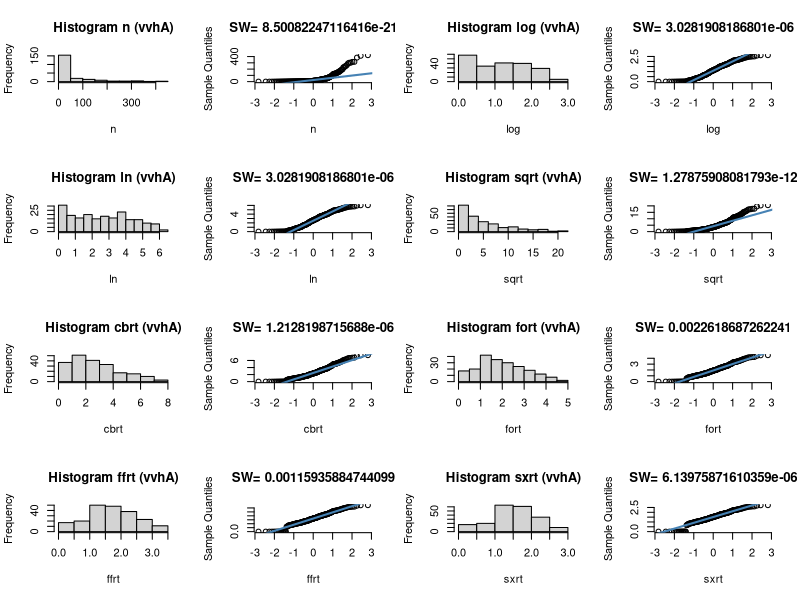
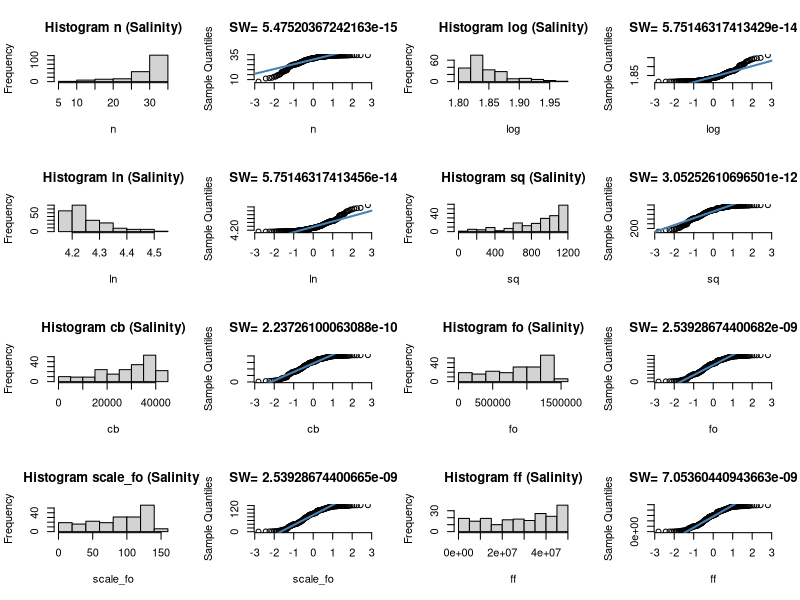

These charts were generated, in order, by the following R code:
## ---- chunk 1
knitr::opts_chunk$set(echo = TRUE)
## ---- chunk 2
rm(list=ls()) # clear workspace
data = read.csv("AlaWai_DiscreteBottle.csv") # first drag/drop in repo on github website
data = subset(data, !is.na(data$vvhA)) # keep only rows with observations for vvhA
data$vvhA = as.numeric(data$vvhA) # change the class type to numeric
## ---- chunk 3
# Define a set of transformations to test
n = data$vvhA # nothing
log = log10(data$vvhA + 1) # add 1 otherwise undefined
ln = log(data$vvhA + 1)
sqrt = sqrt(data$vvhA) # reduce powers since right skewed
cbrt = (data$vvhA)^(1/3)
fort = (data$vvhA)^(1/4)
ffrt = (data$vvhA)^(1/5)
sxrt = (data$vvhA)^(1/6)
  
# Combine the output in a data frame
tran = data.frame(n, log, ln, sqrt, cbrt, fort, ffrt, sxrt)

# Visually inspect each transformation with a histogram and quantile-quantile plot
# Plot Shapiro-Wilk test result in qq-plot title

par(mfrow=c(4,ncol(tran)/2)) # combine the following plots into one grid
for (i in 1:ncol(tran)){ # for each column, make two plots
  hist(tran[,i], xlab=colnames(tran)[i], main = paste("Histogram", colnames(tran)[i], "(vvhA)")) # histogram
  qqnorm(tran[,i], xlab=colnames(tran)[i], main = paste("SW=", shapiro.test(tran[,i])$p.value), pch = 1, frame = FALSE) # qq-plot with SW p-value
  qqline(tran[,i], col = "steelblue", lwd = 2) # perfectly normal line
}

# None of these look great but 1/4 is the closest
# Let's see what the optimum would be to maximize the SW p-value

shapiro.pvalue <- function(a, x){ # define the function to be optimized
  shapiro.test(x^a)$p.value 
}
optimize(shapiro.pvalue, lower=0.01, upper=1, x=data$vvhA, maximum=TRUE) 

# In conclusion, the optimal power function would be 0.2280655 which gives a SW p-value of 0.004184215 so technically we're still not in the clear.

## ---- chunk 4
# IHS is used by economists when there is a jump to people with zero income
# https://stats.stackexchange.com/questions/78929/how-can-i-estimate-theta-for-the-inverse-hyperbolic-sine-transformation
# https://stats.stackexchange.com/questions/78929/how-can-i-estimate-theta-for-the-inverse-hyperbolic-sine-transformation

ihs <- function(x, theta) { # define the ISH function
  #log(theta*x + sqrt((theta^2)*(x^2) + 1))/theta # this should be equivalent to the following
  (1/theta)*asinh(theta*x)
}

shapiro.pvalue <- function(theta, x){ # define the function to be optimized
  x <- ihs(x, theta)
  shapiro.test(x)$p.value # can separate
}

optimize(shapiro.pvalue, lower=0.001, upper=50, x=data$vvhA, maximum=TRUE) 

# In conclusion, the optimal theta value would be 2.435218 which gives a SW p-value of 1.269239e-05 so this is worse than power transform.

## ---- chunk 5
# The Box Cox transformation works on the residuals of a linear model. It can improve normality and homoscedasticity (equal variance among different groups).
# https://www.r-bloggers.com/how-to-detect-heteroscedasticity-and-rectify-it/
# https://rpubs.com/bskc/288328



## ---- chunk 6
# Define a set of transformations to test
n = data$Salinity # nothing
log = log10(100 - data$Salinity) # add 1 otherwise undefined
ln = log(100 - data$Salinity)
sq = data$Salinity^2 # reduce powers since right skewed
cb = data$Salinity^3
fo = data$Salinity^4
ff = data$Salinity^5
scale_fo = (data$Salinity^4)/10000
  
# Combine the output in a data frame
tran = data.frame(n, log, ln, sq, cb, fo, scale_fo, ff)

# Visually inspect each transformation with a histogram and quantile-quantile plot
# Plot Shapiro-Wilk test result in qq-plot title

par(mfrow=c(4,ncol(tran)/2)) # combine the following plots into one grid
for (i in 1:ncol(tran)){ # for each column, make two plots
  hist(tran[,i], xlab=colnames(tran)[i], main = paste("Histogram", colnames(tran)[i], "(Salinity)")) # histogram
  qqnorm(tran[,i], xlab=colnames(tran)[i], main = paste("SW=", shapiro.test(tran[,i])$p.value), pch = 1, frame = FALSE) # qq-plot with SW p-value
  qqline(tran[,i], col = "steelblue", lwd = 2) # perfectly normal line
}

